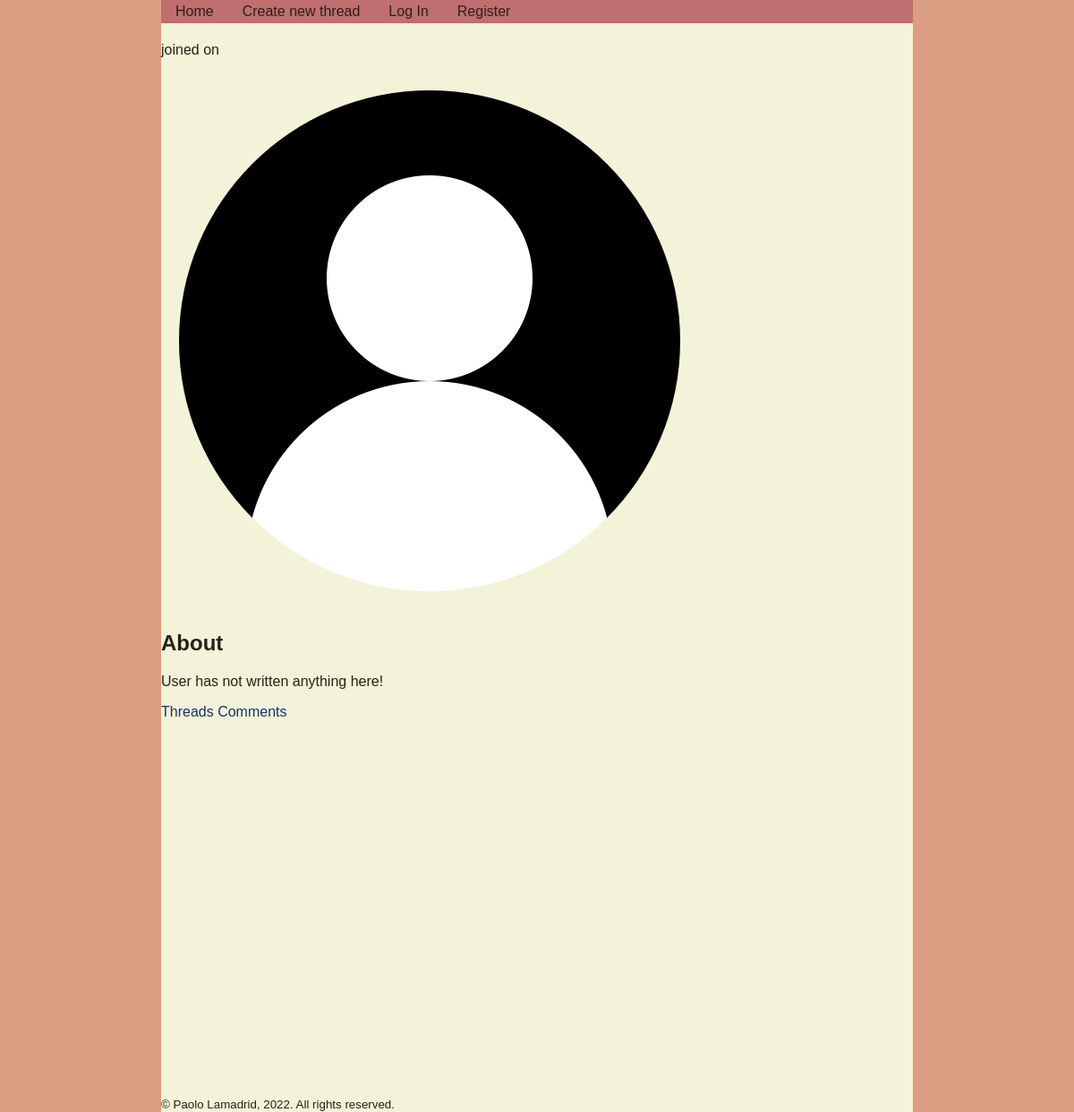
Before: /user/yo with the older database file.
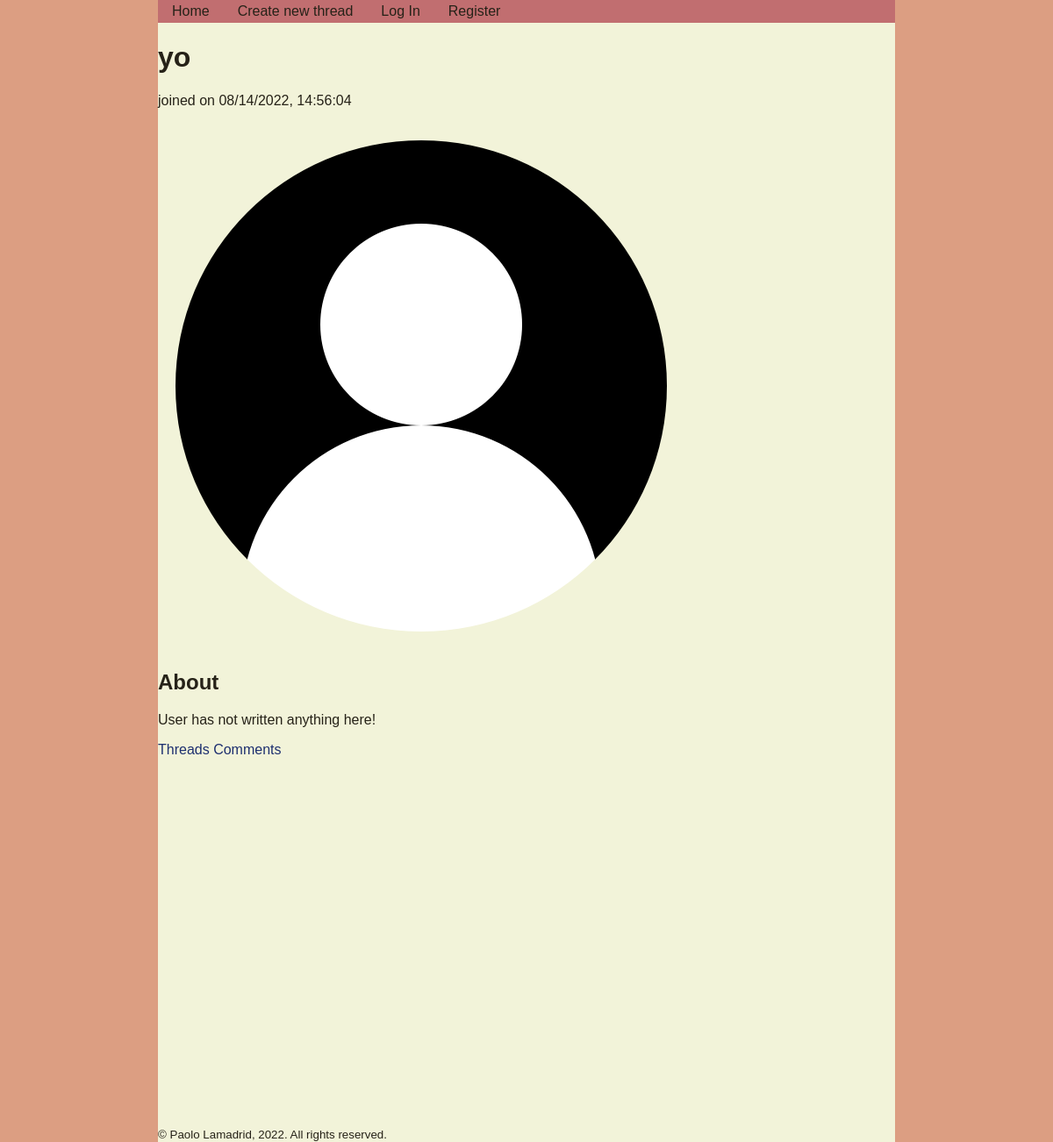
After: the same page with the newer database file.
### tables this page shows
CREATE TABLE users
(
    username TEXT PRIMARY KEY,
    password_hash TEXT NOT NULL,
    is_admin INTEGER FALSE,
    date_created TEXT NOT NULL,
    about TEXT DEFAULT "",
    profile_image TEXT DEFAULT ""
);

### user/views.py (the view)
@user_bp.route("/user/<username>")
def user_profile(username):
    db = get_db()
    user_info = db.execute("""
        SELECT username, date_created, about, profile_image FROM users
        WHERE username = ?;
    """, (username,)).fetchone()
    return render_template("user_profile.html", user_info=user_info)

### app.py (called while the page is built)
@app.before_request
def load_logged_in_user():
    g.user = session.get("username", None)
    g.is_admin = session.get("is_admin", False)

### database.py (called while the page is built)
def get_db():
    if "db" not in g:
        g.db = sqlite3.connect(DATABASE,
            detect_types=sqlite3.PARSE_DECLTYPES
        )
        g.db.row_factory = sqlite3.Row
    return g.db

### user/templates/user/user_profile.html (shortened to what this page needs)
{% extends 'base.html' %}
{% block main_content %}
<h1>{{ user_info["username"] }}</h1>
<p>joined on {{ user_info["date_created"] }}</p>
{% if user_info["profile_image"] %}
<img src="{{ url_for('static', filename='uploads/' + user_info['profile_image']) }}" alt="profile image" />
{% else %}
<img src="{{ url_for('static', filename='default.png') }}" alt="profile image" />
{% endif %}
<h2>About</h2>
{% if user_info["about"] %}
<p>{{ user_info["about"] }}</p>
{% else %}
<p>User has not written anything here!</p>
{% endif %}
<a href="{{ url_for('user.user_threads', username=user_info['username']) }}">Threads</a>
<a href="{{ url_for('user.user_comments', username=user_info['username']) }}">Comments</a>
{% endblock %}

Changed rows visible on the page:
added users: username "yo", date_created "08/14/2022, 14:56:04"
